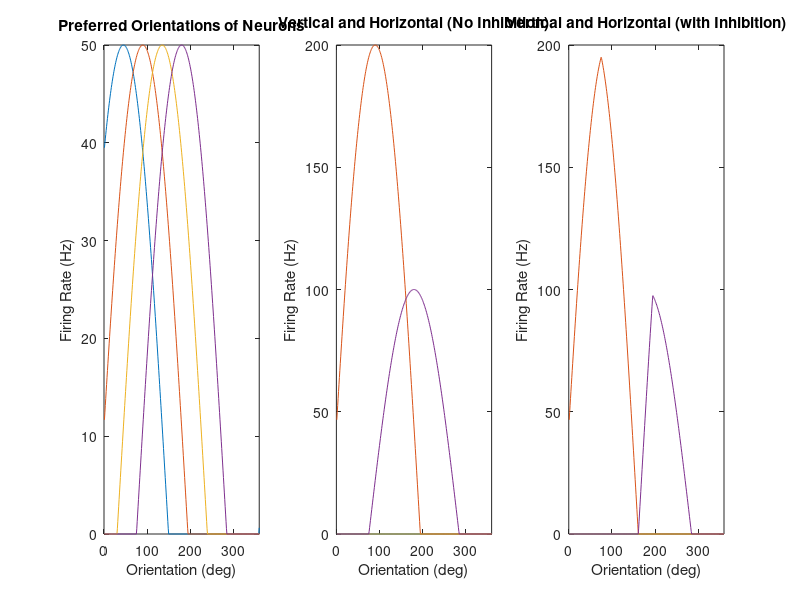

The MATLAB source for this figure:
% Veronica Chu 
% Psych 268 Homework 3 - Oct 19, 2015

figure;
hold on

%% Preferred Orientations
c = [45 90 135 180];
rmax = [50 50 50 50];
pop4 = NaN(90,4);

for a = 1:4
    for r = 1:360
        pop4(r,a) = (rmax(a))*cos(0.015*(r - c(a)));
        if pop4(r,a) < 0
           pop4(r,a) = 0; 
        end
    end
end

subplot(1,3,1), plot(pop4)
title('Preferred Orientations of Neurons')
xlabel('Orientation (deg)')
ylabel('Firing Rate (Hz)')
xlim([0 360])

%% Horizontal and Vertical

w = [1 4 1 2];  % adjust weights for each orientation
c = [45 90 135 180];
rmax = [50 50 50 50];
pop4 = NaN(90,4);

for r = 1:360
    pop4(r,1) = w(1) * 0;
    
    pop4(r,2) = w(2) * (rmax(2))*cos(0.015*(r - c(2)));
    if pop4(r,2) < 0
        pop4(r,2) = 0;
    end
    
    pop4(r,3) = w(3) * 0;
    
    pop4(r,4) = w(4) * (rmax(4))*cos(0.015*(r - c(4)));
    if pop4(r,4) < 0
        pop4(r,4) = 0;
    end
end

subplot(1,3,2), plot(pop4)
title('Vertical and Horizontal (No Inhibition)')
xlabel('Orientation (deg)')
ylabel('Firing Rate (Hz)')
xlim([0 360])

%% Horizontal and Vertical with Inhibition

w = [1 4 1 2];  % adjust weights for each neuron
c = [45 90 135 180];
rmax = [50 50 50 50];
pop4 = NaN(90,4);

for r = 1:360
    pop4(r,1) = w(1) * 0;
    pop4(r,2) = w(2) * (rmax(2))*cos(0.015*(r - c(2)));
    pop4(r,3) = w(3) * 0;
    pop4(r,4) = w(4) * (rmax(4))*cos(0.015*(r - c(4)));
    
    pop4(r,2) = max(pop4(r,2),0);
    pop4(r,4) = max(pop4(r,4),0);
     
    if pop4(r,2) > 0 && pop4(r,4) > 0 && pop4(r,2) > pop4(r,4)
        pop4(r,2) = pop4(r,2) - pop4(r,4);
        pop4(r,4) = 0;
    end
    
    if pop4(r,4) > 0 && pop4(r,2) > 0 && pop4(r,4) > pop4(r,2)
        pop4(r,4) = pop4(r,4) - pop4(r,2);
        pop4(r,2) = 0;
    end
    
    pop4(r,2) = max(pop4(r,2),0);
    pop4(r,4) = max(pop4(r,4),0);
end

subplot(1,3,3), plot(pop4)
title('Vertical and Horizontal (with Inhibition)')
xlabel('Orientation (deg)')
ylabel('Firing Rate (Hz)')
xlim([0 360])